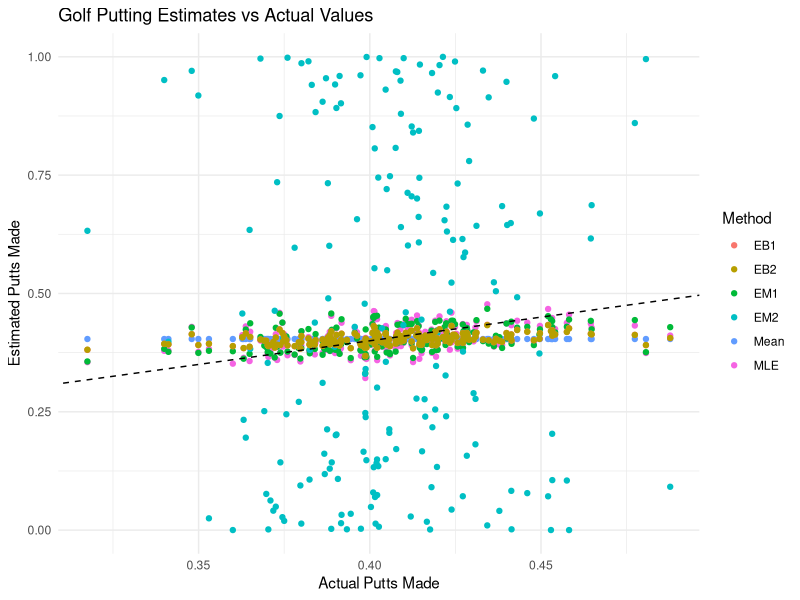

Reproduce this figure in R.
#############
### SETUP ###
#############

# install.packages(c("ggplot2", "tidyverse"))
library(ggplot2)
library(tidyverse)

# set seed
set.seed(13)

####################
### GOLF PUTTING ###
####################

# load training data (first half of season)
putts_train = read_csv("../data/13_putts-train.csv")
head(putts_train)

# load test data (second half of season)
putts_test = read_csv("../data/13_putts-test.csv")
head(putts_test)

# Calculate constants
mean = mean(putts_train$X)
c = mean * (1 - mean)
Tau = (1 / 196) * sum((putts_train$X - mean)^2) - c * mean(1 / putts_train$N)

# Estimator inputs and transformations
putts_train = putts_train %>%
  mutate(
    Mean = mean,
    MLE = X,
    Xsquiggle = X / sqrt(c / N),
    Xsquiggly = asin(sqrt((N * X + 3 / 8) / (N + 3 / 4))),
    ro = 0.25 / N  # Not used, but kept for compatibility
  )

# Means and variances for EM/EB formulas
squiggle_mean = mean(putts_train$Xsquiggle)
squiggly_mean = mean(putts_train$Xsquiggly)
S1 = sum((putts_train$Xsquiggle - squiggle_mean)^2)
S2 = sum((putts_train$Xsquiggly - squiggly_mean)^2)

# Compute all shrinkage estimators
putts_train = putts_train %>%
  mutate(
    # Efron-Morris Version 1
    EM1 = (squiggle_mean + (1 - 196 / S1) * (Xsquiggle - squiggle_mean)) * sqrt(c / N),
    
    # Efron-Morris Version 2
    EM2 = sin(squiggly_mean + (1 - 196 / S2) * (Xsquiggly - squiggly_mean))^2,
    
    # Empirical Bayes Version 1
    EB1 = mean + Tau / (Tau + c / N) * (X - mean),
    
    # Empirical Bayes Version 2
    EB2 = {
      v2 = 1 / (4 * N)
      mu2 = mean(Xsquiggly)
      sin(mu2 + Tau / (Tau + v2) * (Xsquiggly - mu2))^2
    }
  )

##########################
### EVALUATION & PLOTS ###
##########################

# Join predictions with test data
putts_trained = putts_train %>%
  select(Mean, MLE, EM1, EM2, EB1, EB2, Player) %>%
  left_join(putts_test, by = "Player") %>%
  mutate(
    Mean_error = (Mean - X)^2,
    MLE_error = (MLE - X)^2,
    EM1_error = (EM1 - X)^2,
    EM2_error = (EM2 - X)^2,
    EB1_error = (EB1 - X)^2,
    EB2_error = (EB2 - X)^2
  )

# Compute RMSEs
MeanRMSE = sqrt(mean(putts_trained$Mean_error))
MLERMSE = sqrt(mean(putts_trained$MLE_error))
EM1RMSE = sqrt(mean(putts_trained$EM1_error))
EM2RMSE = sqrt(mean(putts_trained$EM2_error))
EB1RMSE = sqrt(mean(putts_trained$EB1_error))
EB2RMSE = sqrt(mean(putts_trained$EB2_error))

# Collect and print RMSE results
rmse_results <- tibble(
  Method = c("Mean", "MLE", "EM1", "EM2", "EB1", "EB2"),
  RMSE = c(MeanRMSE, MLERMSE, EM1RMSE, EM2RMSE, EB1RMSE, EB2RMSE)
)

print(rmse_results)

# Scatterplot of predictions vs actual
ggplot(putts_trained, aes(x = X)) +
  geom_point(aes(y = Mean, color = "Mean")) +
  geom_point(aes(y = MLE, color = "MLE")) +
  geom_point(aes(y = EM1, color = "EM1")) +
  geom_point(aes(y = EM2, color = "EM2")) +
  geom_point(aes(y = EB1, color = "EB1")) +
  geom_point(aes(y = EB2, color = "EB2")) +
  geom_abline(slope = 1, intercept = 0, linetype = "dashed") +
  labs(
    title = "Golf Putting Estimates vs Actual Values",
    x = "Actual Putts Made",
    y = "Estimated Putts Made",
    color = "Method"
  ) +
  theme_minimal()
